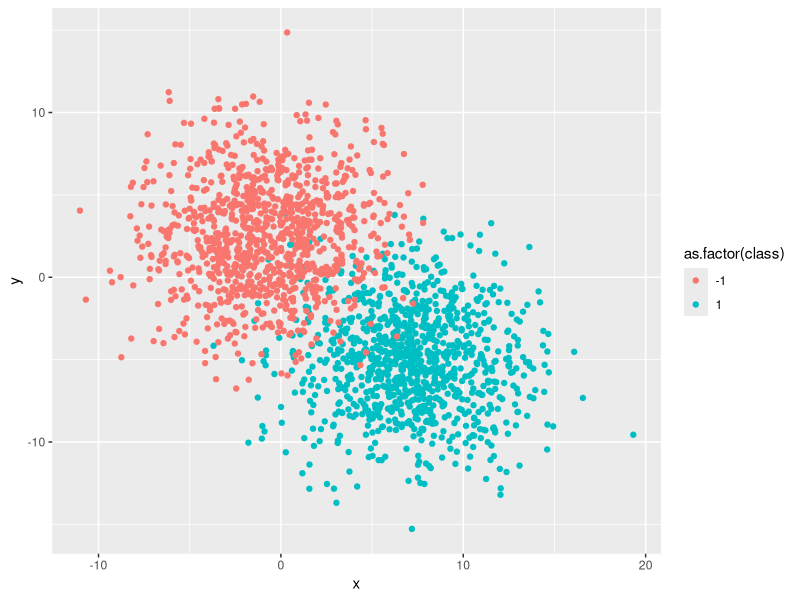
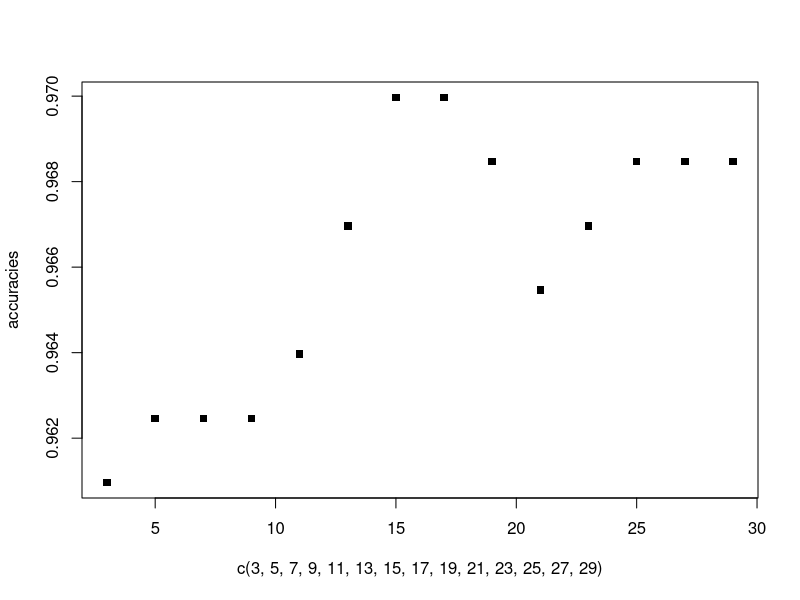
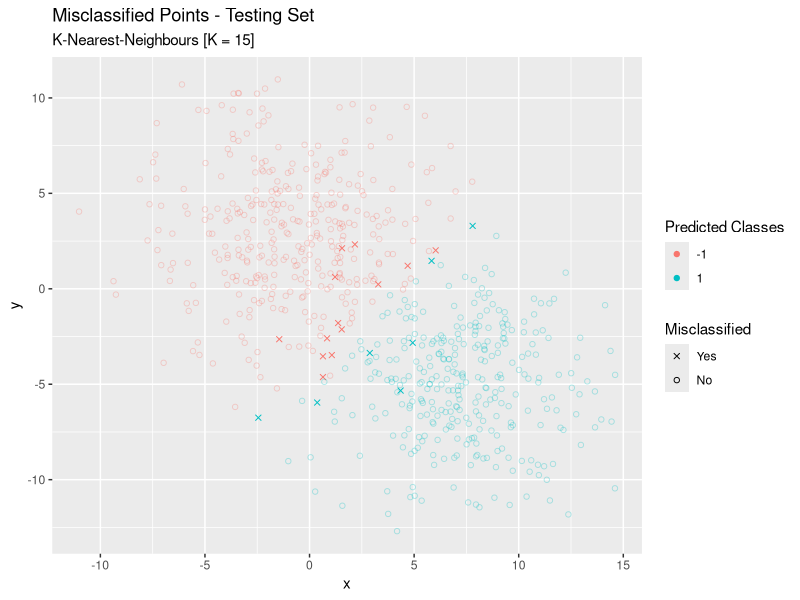

The R source for these figures, in order:
library("ggplot2")

# Test K-NN

df1 = mvtnorm::rmvnorm(1000, mean = c(7, -5), sigma = matrix(c(10, 0, 0, 10), 2, 2))
df2 = mvtnorm::rmvnorm(1000, mean = c(-1, 2.5), sigma = matrix(c(10, 0, 0, 10), 2, 2))
df = as.data.frame(rbind(cbind(df1, 1L), cbind(df2, -1L)))
colnames(df) <- c("x", "y", "class")

ggplot(df) +
  geom_point(aes(x = x, y = y, col = as.factor(class))) +
  scale_color_discrete()

# Split Train / Test
test <- sample(nrow(df), 666, replace = F)

df_test = df[test, ]
df_train = df[-test, ]

# ggplot(df_train) +
#   geom_point(aes(x = x, y = y, col = as.factor(class))) +
#   scale_color_discrete()
# 
# ggplot(df_test) +
#   geom_point(aes(x = x, y = y, col = as.factor(class))) +
#   scale_color_discrete()

# K-NN (K-Nearest Neighbours)

# distance between any two vectors
euclid_dist <- function(v1, v2){
  return(sqrt(sum((v1 - v2)^2)))
}

# distances between new data and the training data
distance_each <- function(new_data, old_data){
  return(apply(old_data, MARGIN = 1, FUN = euclid_dist, v2 = new_data))
}

# classifier function
classify <- function(new_vec, k){
  neighb <- order(distance_each(new_vec, df_train[, c("x", "y")]),
                decreasing = F)[1:k]
  return(sign(sum(df_train[neighb, "class"])))
}

# predict
df_test$class_pred <- apply(df_test[, c("x", "y")], MARGIN = 1, FUN = classify, k = 3)

# evaluate
sum(df_test$class == df_test$class_pred) / length(df_test$class)
# Using K = 3, the we get an accuracy of 93% !


# TUNING HYPERPARAMETERS
# How does accuracy vary with our choice of k ?
accuracies = c()

for (i in c(3, 5, 7, 9, 11, 13, 15, 17, 19, 21, 23, 25, 27, 29)){
  df_test$class_pred <- apply(df_test[, c("x", "y")], MARGIN = 1, FUN = classify, k = i)
  acc <- sum(df_test$class == df_test$class_pred) / length(df_test$class)
  accuracies <- append(accuracies, acc)
}

plot(x = c(3, 5, 7, 9, 11, 13, 15, 17, 19, 21, 23, 25, 27, 29), y = accuracies, pch = 15)


# Pick k = 15
# plot misclassified points
df_test$class_pred <- apply(df_test[, c("x", "y")], MARGIN = 1, FUN = classify, k = 15)

df_test$correct <- df_test$class == df_test$class_pred

ggplot(df_test) +
  geom_point(aes(x = x, y = y, col = as.factor(class_pred), shape = as.factor(correct), alpha = as.factor(!correct)),
             show.legend = T) +
  scale_color_discrete(name = 'Predicted Classes', guide = 'legend', labels = c('-1', "1")) +
  scale_shape_manual(name = 'Misclassified', guide = "legend", labels = c("Yes", "No"), values = c(4, 1)) +
  scale_alpha_discrete(range = c(.3, 1)) +
  guides(alpha = F) +
  ggtitle(label = "Misclassified Points - Testing Set", subtitle = "K-Nearest-Neighbours [K = 15]")
